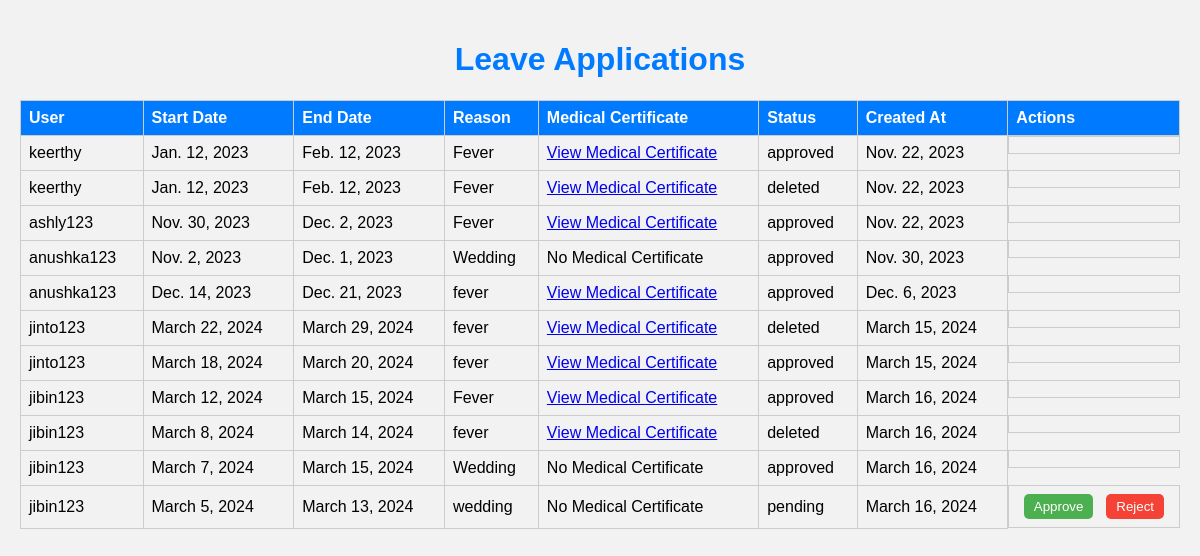
The app's page /view_leave_applications/ with its own data.
### watersystemapp/models.py (models this page shows, shortened)
class LeaveApplication(models.Model):
    STATUS_CHOICES = [
        ('pending', 'Pending'),
        ('approved', 'Approved'),
        ('rejected', 'Rejected'),
    ]
    leave_application_id = models.AutoField(primary_key=True)
    user = models.ForeignKey(CustomUser, on_delete=models.CASCADE)
    start_date = models.DateField()
    end_date = models.DateField()
    reason = models.TextField()
    medical_certificate = models.FileField(upload_to='medical_certificates/', null=True, blank=True)
    status = models.CharField(max_length=20, choices=STATUS_CHOICES, default='pending')
    created_at = models.DateField(auto_now_add=True)

class CustomUser(AbstractUser):
    firstname = models.TextField(max_length=100, default="")
    lastname = models.TextField(max_length=100, default="")
    username = models.CharField(max_length=30, unique=True)
    email = models.EmailField(max_length=254, unique=True)
    role = models.CharField(max_length=100,default="")
    password = models.CharField(max_length=128, default="")

### watersystemapp/views.py (the view)
# urls.py: path('view_leave_applications/', views.view_leave_applications, name='view_leave_applications'),
def view_leave_applications(request):
    leave_applications = LeaveApplication.objects.all()
    return render(request, 'view_leave_applications.html', {'leave_applications': leave_applications})

### templates/view_leave_applications.html (shortened to what this page needs)
<!DOCTYPE html>
<html lang="en">
<head>
</head>
<body>
    <h1 style="text-align: center; color: #007BFF;">Leave Applications</h1>
    <table>
        <thead>
            <tr>
                <th>User</th>
                <th>Start Date</th>
                <th>End Date</th>
                <th>Reason</th>
                <th>Medical Certificate</th>
                <th>Status</th>
                <th>Created At</th>
                <th>Actions</th>
            </tr>
        </thead>
        <tbody>
            {% for application in leave_applications %}
            <tr>
                <td>{{ application.user.username }}</td>
                <td>{{ application.start_date }}</td>
                <td>{{ application.end_date }}</td>
                <td>{{ application.reason }}</td>
                <td>
                    {% if application.medical_certificate %}
                        <a href="{{ application.medical_certificate.url }}" target="_blank">View Medical Certificate</a>
                    {% else %}
                        No Medical Certificate
                    {% endif %}
                </td>
                <td>{{ application.status }}</td>
                <td>{{ application.created_at }}</td>
                <td class="action-buttons">
                    {% if application.status == 'pending' %}
                        <form method="post" action="{% url 'approve_or_delete_leave' %}">
                            <button type="submit" class="approve-btn">Approve</button>
                        </form>
                        <form method="post" action="{% url 'approve_or_delete_leave' %}">
                            <button type="submit" class="delete-btn">Reject</button>
                        </form>
                    {% endif %}
                </td>
            </tr>
            {% endfor %}
        </tbody>
    </table>
</body>
</html>

### templates/view_leave_applications.html (style rules this page uses)
body { font-family: Arial, sans-serif; background-color: #f2f2f2; margin: 0; padding: 20px; }
table { width: 100%; border-collapse: collapse; margin-top: 20px; }
th, td { border: 1px solid #ccc; padding: 8px; text-align: left; }
th { background-color: #007BFF; color: #fff; }
tr:nth-child(even) { background-color: #f2f2f2; }
.action-buttons { display: flex; justify-content: space-around; }
.approve-btn, .delete-btn { padding: 5px 10px; cursor: pointer; border: none; color: #fff; border-radius: 5px; }
.approve-btn { background-color: #4CAF50; }
.delete-btn { background-color: #f44336; }

### records on screen
LeaveApplication: user.username "keerthy", start_date "Jan. 12, 2023", end_date "Feb. 12, 2023", reason "Fever", status "approved", created_at "Nov. 22, 2023"
LeaveApplication: user.username "keerthy", start_date "Jan. 12, 2023", end_date "Feb. 12, 2023", reason "Fever", status "deleted", created_at "Nov. 22, 2023"
LeaveApplication: user.username "ashly123", start_date "Nov. 30, 2023", end_date "Dec. 2, 2023", reason "Fever", status "approved", created_at "Nov. 22, 2023"
LeaveApplication: user.username "anushka123", start_date "Nov. 2, 2023", end_date "Dec. 1, 2023", reason "Wedding", medical_certificate "No Medical Certificate", status "approved", created_at "Nov. 30, 2023"
LeaveApplication: user.username "anushka123", start_date "Dec. 14, 2023", end_date "Dec. 21, 2023", reason "fever", status "approved", created_at "Dec. 6, 2023"
LeaveApplication: user.username "jinto123", start_date "March 22, 2024", end_date "March 29, 2024", reason "fever", status "deleted", created_at "March 15, 2024"
LeaveApplication: user.username "jinto123", start_date "March 18, 2024", end_date "March 20, 2024", reason "fever", status "approved", created_at "March 15, 2024"
LeaveApplication: user.username "jibin123", start_date "March 12, 2024", end_date "March 15, 2024", reason "Fever", status "approved", created_at "March 16, 2024"
LeaveApplication: user.username "jibin123", start_date "March 8, 2024", end_date "March 14, 2024", reason "fever", status "deleted", created_at "March 16, 2024"
LeaveApplication: user.username "jibin123", start_date "March 7, 2024", end_date "March 15, 2024", reason "Wedding", medical_certificate "No Medical Certificate", status "approved", created_at "March 16, 2024"
LeaveApplication: user.username "jibin123", start_date "March 5, 2024", end_date "March 13, 2024", reason "wedding", medical_certificate "No Medical Certificate", status "pending", created_at "March 16, 2024"
